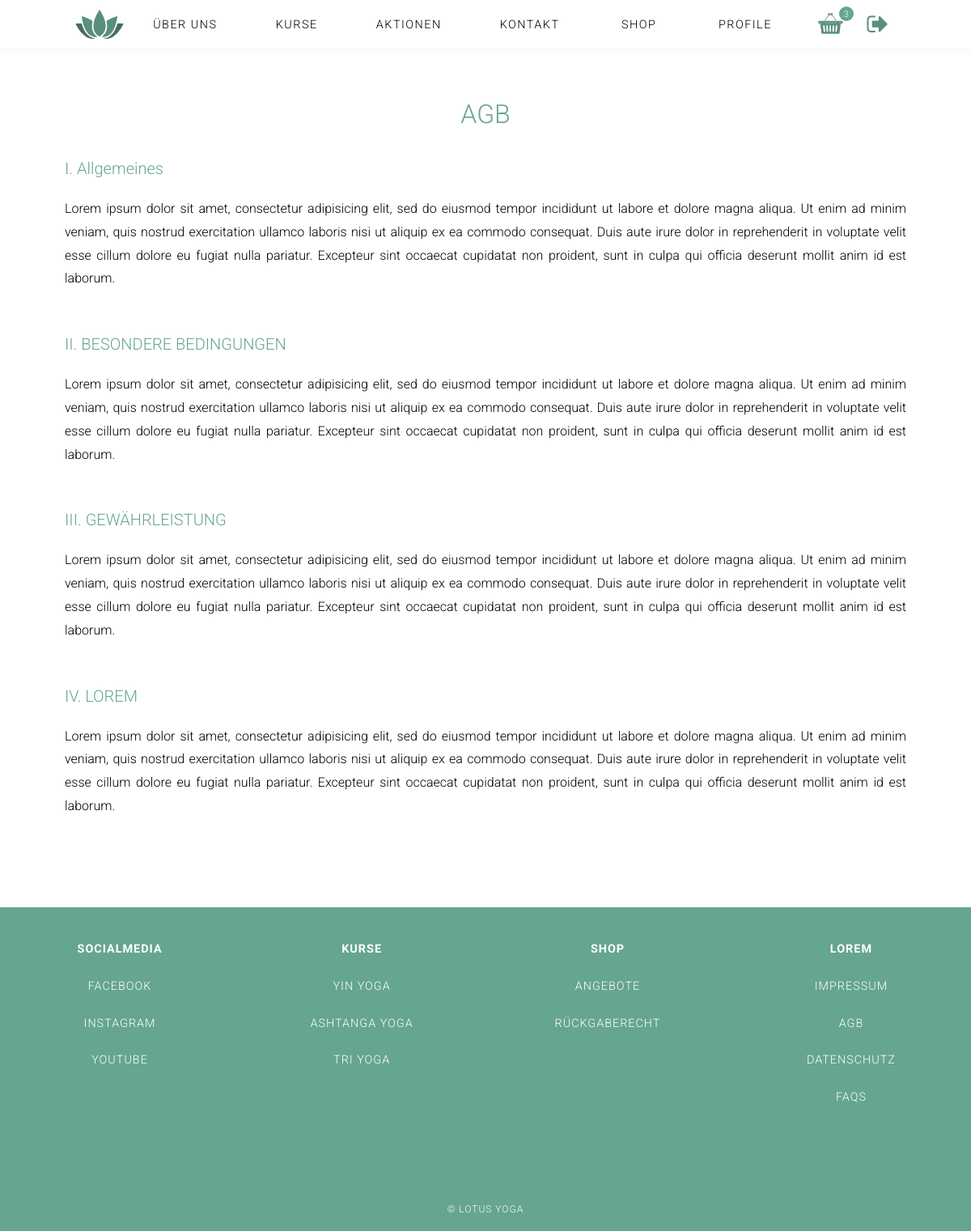
Screenshot of /index.php?page=AGB (signed in) with the database file from the repository.
### tables this page shows
CREATE TABLE `contents` (
  `id` int(11) NOT NULL,
  `_name` varchar(1000) NOT NULL,
  `type` varchar(150) NOT NULL,
  `content` varchar(1000) NOT NULL DEFAULT '',
  `sequence` int(11) NOT NULL,
  `is_active` tinyint(1) NOT NULL DEFAULT '1',
  `deleted_at` timestamp NULL DEFAULT NULL
);

### index.php (called while the page is built, shortened)
<?php
$content = ('content/');
include('functions/load_Content.php');
include('header.php');
if( ! isset($_GET['page']) ){
	$page = "home";
}else{
	$page = $_GET['page'];
}
if($page){
	$content .= $page .".php";
}
include($content);
include('footer.php');
?>

### functions/load_Content.php (called while the page is built, shortened)
<?php
function get_specific_content_data($table_name, $where, $equals){
    global $link;
    $sql = "SELECT * FROM " .$table_name. " WHERE ". $where . " = '" . $equals . "' AND deleted_at IS NULL ";
    $res = mysqli_query($link, $sql);
    return $res;
}
function get_ordered_content_data($table_name, $where, $equals, $order_by, $asc_desc){
    global $link;
    $sql = "SELECT * FROM " .$table_name. " WHERE ". $where . " = '" . $equals ."' ORDER BY ".$order_by." ". $asc_desc;
    $res = mysqli_query($link, $sql);
    return $res;
}
$agb = get_specific_content_data('contents', '_name', 'agb');
$footer = get_ordered_content_data('contents', '_name', 'footer', 'sequence', 'asc');
?>

### content/agb.php (the view)
<section class="content-wrapper footer-content">
	<?php
		while( $row = mysqli_fetch_assoc($agb) ){
			if($row['type'] == 'headline'){
				echo '<h2>'.$row["content"].'</h2>';
			}elseif($row['type'] == 'subheadline'){
              echo '<h3>'.$row["content"].'</h3>';
          }else{
              echo '<p>'.$row["content"].'</p>';
            }
        }
    ?>
</section>

### footer.php (shortened to what this page needs)
  <footer class="footer_main">
    <section class="links_footer" >
<?php
    $cnt = 0;
    while( $row = mysqli_fetch_assoc($footer) ){
      if($row['type'] == 'subheadline'){
          if($cnt != 0){
            echo '</ul>';
          }
          echo '<ul><li><h4>'.$row["content"].'</h4></li>';
      }else{
          echo '<li><a href="'.$row["content"].'">'.$row["type"].'</a>';
      }
      $cnt++;
    }
    ?>
    </section>
    <small class="copyright">
      &copy; Lotus Yoga
    </small>
  </footer>
</body>
</html>

### css/styles.css (style rules this page uses)
* { font-family: 'Roboto', Helvetica, Verdana, sans-serif; box-sizing: border-box; margin: 0; padding: 0; list-style: none; text-decoration: none; }
html { position: relative; }
.body { margin: 0; }
p { font-weight: 100; line-height: 6vh; }
a { color: inherit; }
.cart-header span, p { line-height:50px; }
.content-wrapper { position: relative; z-index: 50; padding: 110px 5em 5em; background-color: #fff; text-align: center; }
.footer-content p { font-weight: 300; }
.footer-content h2 { color: #65a591; margin-bottom: 1.25em; font-size: 2em; font-weight: 400; }
.content-wrapper.footer-content h3 { color: #65a591; font-size: 1.25em; font-weight: 300; text-align: left; width: 100%; margin: 0; text-transform: none; }
.content-wrapper h2 { font-size: 2em; font-weight: 300; padding: 1vw 0vw; margin: 0 35vw; text-align: center; text-transform: uppercase; }
.content-wrapper h3 { margin: 2em 0; font-size: 1.2em; font-weight: 300; padding: 2vw 0; }
.content-wrapper p { font-size: 1em; line-height: 1.8; margin-bottom: 30px; text-align: justify; }
.footer_main h4 { padding: 1em 0em; }
.footer_main { padding-top: 2em; height: 400px; background-color: #65a591; color: #fff; text-transform: uppercase; font-size: 0.9em; letter-spacing: 1px; font-weight: 300; text-align: center; position: relative; }
.links_footer { display: flex; justify-content: space-around; }
.links_footer ul li a { transition: all 0.5s ease-in-out; display: block; padding: 1em; min-width: 150px; }
.copyright { display: block; text-align: center; position: absolute; left: 0; right: 0; bottom: 20px; }

### rows the page displays
contents: content "AGB"
contents: content "I. Allgemeines"
contents: content "Lorem ipsum dolor sit amet, consectetur adipisicing elit, sed do eiusmod tempor incididunt ut labore et dolore magna aliqua. Ut enim ad minim veniam, quis nostrud exercitation ullamco laboris nisi ut aliquip ex ea commodo consequat. Duis aute irure dolor in reprehenderit in voluptate velit esse cillum dolore eu fugiat nulla pariatur. Excepteur sint occaecat cupidatat non proident, sunt in culpa qui officia deserunt mollit anim id est laborum."
contents: content "II. BESONDERE BEDINGUNGEN"
contents: content "Lorem ipsum dolor sit amet, consectetur adipisicing elit, sed do eiusmod tempor incididunt ut labore et dolore magna aliqua. Ut enim ad minim veniam, quis nostrud exercitation ullamco laboris nisi ut aliquip ex ea commodo consequat. Duis aute irure dolor in reprehenderit in voluptate velit esse cillum dolore eu fugiat nulla pariatur. Excepteur sint occaecat cupidatat non proident, sunt in culpa qui officia deserunt mollit anim id est laborum."
contents: content "III. GEWÄHRLEISTUNG"
contents: content "Lorem ipsum dolor sit amet, consectetur adipisicing elit, sed do eiusmod tempor incididunt ut labore et dolore magna aliqua. Ut enim ad minim veniam, quis nostrud exercitation ullamco laboris nisi ut aliquip ex ea commodo consequat. Duis aute irure dolor in reprehenderit in voluptate velit esse cillum dolore eu fugiat nulla pariatur. Excepteur sint occaecat cupidatat non proident, sunt in culpa qui officia deserunt mollit anim id est laborum."
contents: content "IV. LOREM"
contents: content "Lorem ipsum dolor sit amet, consectetur adipisicing elit, sed do eiusmod tempor incididunt ut labore et dolore magna aliqua. Ut enim ad minim veniam, quis nostrud exercitation ullamco laboris nisi ut aliquip ex ea commodo consequat. Duis aute irure dolor in reprehenderit in voluptate velit esse cillum dolore eu fugiat nulla pariatur. Excepteur sint occaecat cupidatat non proident, sunt in culpa qui officia deserunt mollit anim id est laborum."
contents: content "SOCIALMEDIA"
contents: type "FACEBOOK"
contents: type "INSTAGRAM"
contents: type "YOUTUBE"
contents: content "KURSE"
contents: type "YIN YOGA"
contents: type "ASHTANGA YOGA"
contents: type "TRI YOGA"
contents: content "SHOP"
contents: type "ANGEBOTE"
contents: type "RÜCKGABERECHT"
contents: content "LOREM"
contents: type "IMPRESSUM"
contents: type "AGB"
contents: type "DATENSCHUTZ"
contents: type "FAQS"

### other values shown
$cnt "3"
